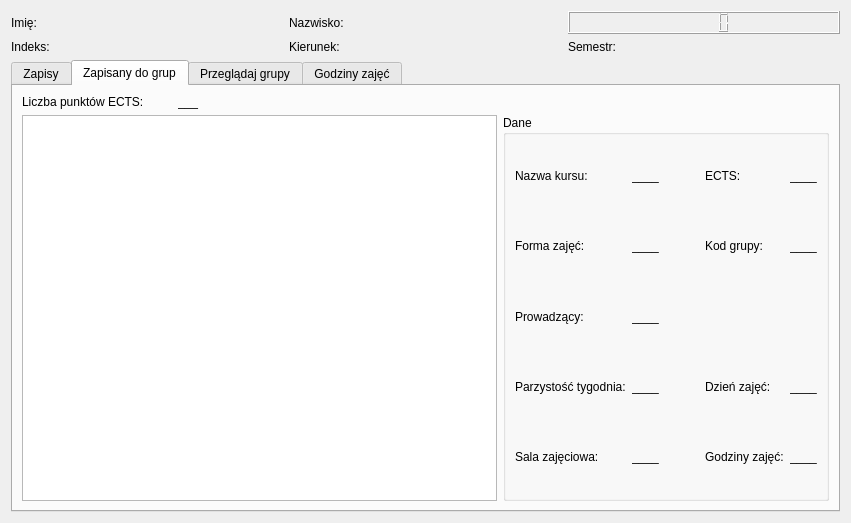
<?xml version="1.0" encoding="UTF-8"?>
<ui version="4.0">
 <class>StudentOkno</class>
 <widget class="QWidget" name="StudentOkno">
  <property name="geometry">
   <rect>
    <x>0</x>
    <y>0</y>
    <width>851</width>
    <height>523</height>
   </rect>
  </property>
  <property name="windowTitle">
   <string>Form</string>
  </property>
  <layout class="QVBoxLayout" name="verticalLayout">
   <item>
    <layout class="QHBoxLayout" name="horizontalLayout">
     <item>
      <widget class="QLabel" name="imie">
       <property name="text">
        <string>Imię:</string>
       </property>
      </widget>
     </item>
     <item>
      <widget class="QLabel" name="nazwisko">
       <property name="text">
        <string>Nazwisko:</string>
       </property>
      </widget>
     </item>
     <item>
      <widget class="QLCDNumber" name="zegar"/>
     </item>
    </layout>
   </item>
   <item>
    <layout class="QHBoxLayout" name="horizontalLayout_2">
     <item>
      <widget class="QLabel" name="indeks">
       <property name="text">
        <string>Indeks:</string>
       </property>
      </widget>
     </item>
     <item>
      <widget class="QLabel" name="kierunek">
       <property name="text">
        <string>Kierunek:</string>
       </property>
      </widget>
     </item>
     <item>
      <widget class="QLabel" name="semestr">
       <property name="text">
        <string>Semestr:</string>
       </property>
      </widget>
     </item>
    </layout>
   </item>
   <item>
    <widget class="QTabWidget" name="tabWidget">
     <property name="currentIndex">
      <number>1</number>
     </property>
     <widget class="QWidget" name="zapisy">
      <attribute name="title">
       <string>Zapisy</string>
      </attribute>
      <layout class="QGridLayout" name="gridLayout_2">
       <item row="3" column="0">
        <widget class="QListWidget" name="kursy"/>
       </item>
       <item row="1" column="0">
        <layout class="QHBoxLayout" name="horizontalLayout_4">
         <item>
          <widget class="QLabel" name="label_14">
           <property name="maximumSize">
            <size>
             <width>16777215</width>
             <height>16777215</height>
            </size>
           </property>
           <property name="text">
            <string>Czas zapisów:</string>
           </property>
           <property name="alignment">
            <set>Qt::AlignLeading|Qt::AlignLeft|Qt::AlignVCenter</set>
           </property>
          </widget>
         </item>
         <item>
          <widget class="QLabel" name="czas_zapisow">
           <property name="text">
            <string>___</string>
           </property>
          </widget>
         </item>
        </layout>
       </item>
       <item row="2" column="0">
        <widget class="QLabel" name="label_12">
         <property name="text">
          <string>Kursy:</string>
         </property>
        </widget>
       </item>
       <item row="3" column="3">
        <widget class="QGroupBox" name="groupBox">
         <property name="title">
          <string>Dane</string>
         </property>
         <layout class="QGridLayout" name="gridLayout">
          <item row="1" column="0">
           <widget class="QLabel" name="label_8">
            <property name="text">
             <string>Prowadzący:</string>
            </property>
            <property name="alignment">
             <set>Qt::AlignCenter</set>
            </property>
           </widget>
          </item>
          <item row="7" column="2">
           <widget class="QPushButton" name="zapisz">
            <property name="text">
             <string>Zapisz</string>
            </property>
           </widget>
          </item>
          <item row="0" column="0">
           <widget class="QLabel" name="label_6">
            <property name="text">
             <string>Forma zajęć:</string>
            </property>
            <property name="alignment">
             <set>Qt::AlignCenter</set>
            </property>
           </widget>
          </item>
          <item row="4" column="0">
           <widget class="QLabel" name="label_5">
            <property name="text">
             <string>Godziny zajęć:</string>
            </property>
            <property name="alignment">
             <set>Qt::AlignCenter</set>
            </property>
           </widget>
          </item>
          <item row="0" column="2">
           <widget class="QLabel" name="label_4">
            <property name="text">
             <string>ECTS:</string>
            </property>
            <property name="alignment">
             <set>Qt::AlignCenter</set>
            </property>
           </widget>
          </item>
          <item row="6" column="0">
           <widget class="QLabel" name="label_10">
            <property name="text">
             <string>Wolne miejsca:</string>
            </property>
            <property name="alignment">
             <set>Qt::AlignCenter</set>
            </property>
           </widget>
          </item>
          <item row="2" column="0">
           <widget class="QLabel" name="label_7">
            <property name="text">
             <string>Parzystość tygodnia:</string>
            </property>
            <property name="alignment">
             <set>Qt::AlignCenter</set>
            </property>
           </widget>
          </item>
          <item row="3" column="0">
           <widget class="QLabel" name="label_3">
            <property name="text">
             <string>Dzień zajęć:</string>
            </property>
            <property name="alignment">
             <set>Qt::AlignCenter</set>
            </property>
           </widget>
          </item>
          <item row="5" column="0">
           <widget class="QLabel" name="label_9">
            <property name="text">
             <string>Sala zajęć:</string>
            </property>
            <property name="alignment">
             <set>Qt::AlignCenter</set>
            </property>
           </widget>
          </item>
          <item row="0" column="1">
           <widget class="QLabel" name="forma_zajec">
            <property name="text">
             <string>____</string>
            </property>
            <property name="alignment">
             <set>Qt::AlignLeading|Qt::AlignLeft|Qt::AlignVCenter</set>
            </property>
           </widget>
          </item>
          <item row="0" column="3">
           <widget class="QLabel" name="ects">
            <property name="text">
             <string>____</string>
            </property>
            <property name="alignment">
             <set>Qt::AlignLeading|Qt::AlignLeft|Qt::AlignVCenter</set>
            </property>
           </widget>
          </item>
          <item row="1" column="1">
           <widget class="QLabel" name="prowadzacy">
            <property name="text">
             <string>____</string>
            </property>
            <property name="alignment">
             <set>Qt::AlignLeading|Qt::AlignLeft|Qt::AlignVCenter</set>
            </property>
           </widget>
          </item>
          <item row="2" column="1">
           <widget class="QLabel" name="parzystosc">
            <property name="text">
             <string>____</string>
            </property>
            <property name="alignment">
             <set>Qt::AlignLeading|Qt::AlignLeft|Qt::AlignVCenter</set>
            </property>
           </widget>
          </item>
          <item row="3" column="1">
           <widget class="QLabel" name="dzien_zajec">
            <property name="text">
             <string>____</string>
            </property>
            <property name="alignment">
             <set>Qt::AlignLeading|Qt::AlignLeft|Qt::AlignVCenter</set>
            </property>
           </widget>
          </item>
          <item row="4" column="1">
           <widget class="QLabel" name="godzina">
            <property name="text">
             <string>____</string>
            </property>
            <property name="alignment">
             <set>Qt::AlignLeading|Qt::AlignLeft|Qt::AlignVCenter</set>
            </property>
           </widget>
          </item>
          <item row="5" column="1">
           <widget class="QLabel" name="sala_zajec">
            <property name="text">
             <string>____</string>
            </property>
            <property name="alignment">
             <set>Qt::AlignLeading|Qt::AlignLeft|Qt::AlignVCenter</set>
            </property>
           </widget>
          </item>
          <item row="6" column="1">
           <widget class="QLabel" name="wolne_miejsca">
            <property name="text">
             <string>____</string>
            </property>
           </widget>
          </item>
         </layout>
        </widget>
       </item>
       <item row="3" column="2">
        <widget class="QListWidget" name="grupy"/>
       </item>
       <item row="3" column="1">
        <widget class="QPushButton" name="przenies">
         <property name="text">
          <string>Przenieś</string>
         </property>
        </widget>
       </item>
       <item row="2" column="2">
        <widget class="QLabel" name="label_11">
         <property name="text">
          <string>Grupy:</string>
         </property>
         <property name="alignment">
          <set>Qt::AlignLeading|Qt::AlignLeft|Qt::AlignVCenter</set>
         </property>
        </widget>
       </item>
       <item row="1" column="2">
        <layout class="QHBoxLayout" name="horizontalLayout_5">
         <item>
          <widget class="QLabel" name="label_15">
           <property name="text">
            <string>Prawo do zapisów:</string>
           </property>
           <property name="alignment">
            <set>Qt::AlignLeading|Qt::AlignLeft|Qt::AlignVCenter</set>
           </property>
          </widget>
         </item>
         <item>
          <widget class="QLabel" name="prawo_do_zapisow">
           <property name="text">
            <string>____</string>
           </property>
          </widget>
         </item>
        </layout>
       </item>
      </layout>
     </widget>
     <widget class="QWidget" name="tab_2">
      <attribute name="title">
       <string>Zapisany do grup</string>
      </attribute>
      <layout class="QGridLayout" name="gridLayout_3">
       <item row="1" column="0">
        <widget class="QListWidget" name="listWidget_3"/>
       </item>
       <item row="0" column="0">
        <layout class="QHBoxLayout" name="horizontalLayout_6">
         <item>
          <widget class="QLabel" name="label">
           <property name="maximumSize">
            <size>
             <width>150</width>
             <height>16777215</height>
            </size>
           </property>
           <property name="text">
            <string>Liczba punktów ECTS:</string>
           </property>
          </widget>
         </item>
         <item>
          <widget class="QLabel" name="ects_ogol">
           <property name="text">
            <string>___</string>
           </property>
          </widget>
         </item>
        </layout>
       </item>
       <item row="1" column="1">
        <widget class="QGroupBox" name="groupBox_2">
         <property name="title">
          <string>Dane</string>
         </property>
         <layout class="QGridLayout" name="gridLayout_4">
          <item row="2" column="1">
           <widget class="QLabel" name="prowadzacy_grupy">
            <property name="text">
             <string>____</string>
            </property>
           </widget>
          </item>
          <item row="2" column="0">
           <widget class="QLabel" name="label_22">
            <property name="text">
             <string>Prowadzący:</string>
            </property>
           </widget>
          </item>
          <item row="3" column="4">
           <widget class="QLabel" name="dzien_zajec_grupy">
            <property name="text">
             <string>____</string>
            </property>
           </widget>
          </item>
          <item row="3" column="1">
           <widget class="QLabel" name="parzystosc_grupy">
            <property name="text">
             <string>____</string>
            </property>
           </widget>
          </item>
          <item row="0" column="4">
           <widget class="QLabel" name="ects_grupy">
            <property name="text">
             <string>____</string>
            </property>
           </widget>
          </item>
          <item row="4" column="0">
           <widget class="QLabel" name="label_28">
            <property name="text">
             <string>Sala zajęciowa:</string>
            </property>
           </widget>
          </item>
          <item row="4" column="1">
           <widget class="QLabel" name="sala_zajeciowa_grupy">
            <property name="text">
             <string>____</string>
            </property>
           </widget>
          </item>
          <item row="1" column="4">
           <widget class="QLabel" name="label_21">
            <property name="text">
             <string>____</string>
            </property>
           </widget>
          </item>
          <item row="1" column="0">
           <widget class="QLabel" name="label_18">
            <property name="text">
             <string>Forma zajęć:</string>
            </property>
           </widget>
          </item>
          <item row="4" column="3">
           <widget class="QLabel" name="label_30">
            <property name="text">
             <string>Godziny zajęć:</string>
            </property>
           </widget>
          </item>
          <item row="0" column="0">
           <widget class="QLabel" name="label_2">
            <property name="text">
             <string>Nazwa kursu:</string>
            </property>
           </widget>
          </item>
          <item row="1" column="1">
           <widget class="QLabel" name="forma_zajec_grupy">
            <property name="text">
             <string>____</string>
            </property>
           </widget>
          </item>
          <item row="3" column="0">
           <widget class="QLabel" name="label_24">
            <property name="text">
             <string>Parzystość tygodnia:</string>
            </property>
           </widget>
          </item>
          <item row="1" column="3">
           <widget class="QLabel" name="kod_grupy">
            <property name="text">
             <string>Kod grupy:</string>
            </property>
           </widget>
          </item>
          <item row="0" column="3">
           <widget class="QLabel" name="label_16">
            <property name="text">
             <string>ECTS:</string>
            </property>
           </widget>
          </item>
          <item row="4" column="4">
           <widget class="QLabel" name="godziny_zajec_grupy">
            <property name="text">
             <string>____</string>
            </property>
           </widget>
          </item>
          <item row="0" column="1">
           <widget class="QLabel" name="kurs_grupy">
            <property name="text">
             <string>____</string>
            </property>
           </widget>
          </item>
          <item row="3" column="3">
           <widget class="QLabel" name="label_26">
            <property name="text">
             <string>Dzień zajęć:</string>
            </property>
           </widget>
          </item>
          <item row="0" column="2">
           <spacer name="horizontalSpacer">
            <property name="orientation">
             <enum>Qt::Horizontal</enum>
            </property>
            <property name="sizeType">
             <enum>QSizePolicy::Minimum</enum>
            </property>
            <property name="sizeHint" stdset="0">
             <size>
              <width>40</width>
              <height>20</height>
             </size>
            </property>
           </spacer>
          </item>
         </layout>
        </widget>
       </item>
      </layout>
     </widget>
     <widget class="QWidget" name="tab_3">
      <attribute name="title">
       <string>Przeglądaj grupy</string>
      </attribute>
     </widget>
     <widget class="QWidget" name="tab">
      <attribute name="title">
       <string>Godziny zajęć</string>
      </attribute>
     </widget>
    </widget>
   </item>
  </layout>
 </widget>
 <resources/>
 <connections/>
</ui>
